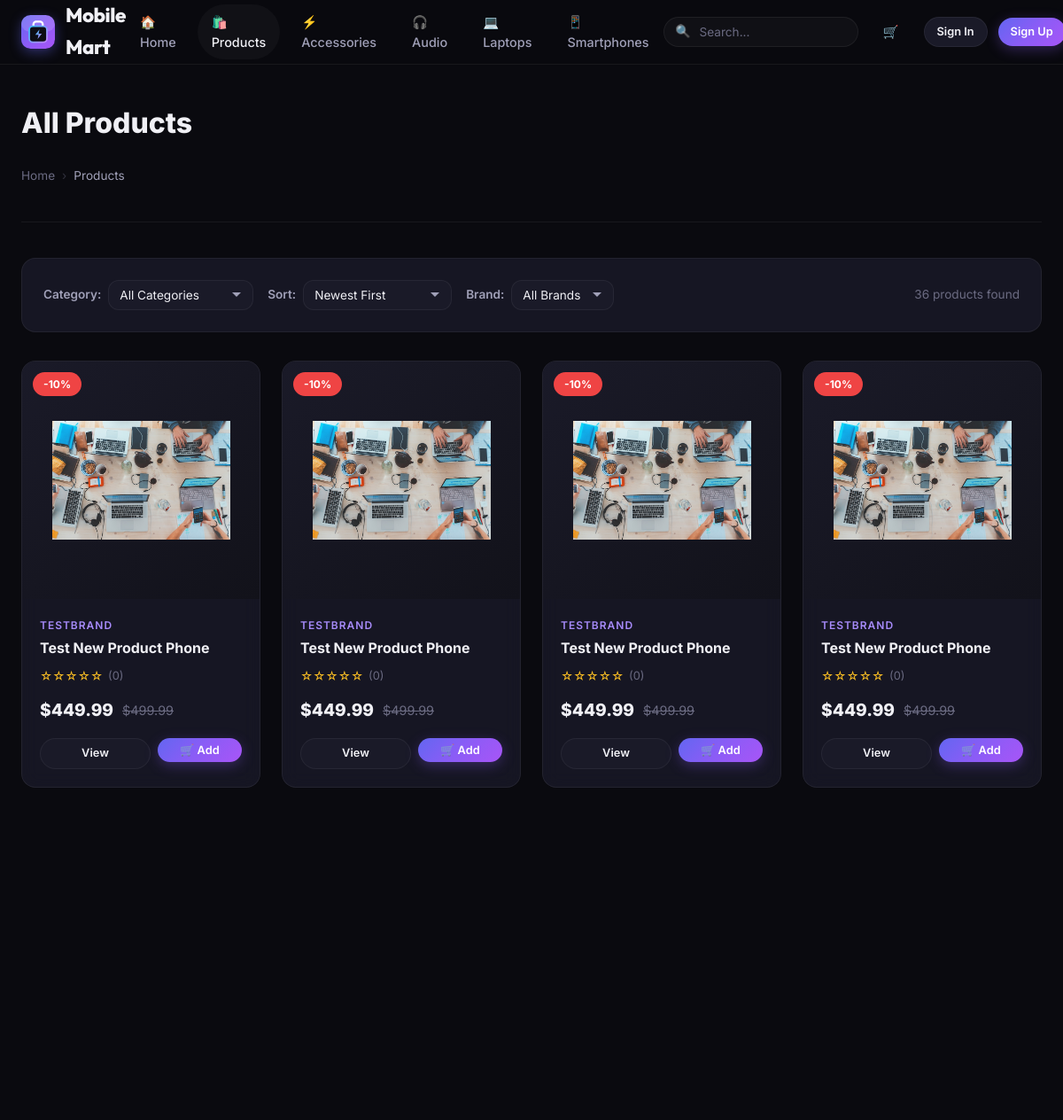
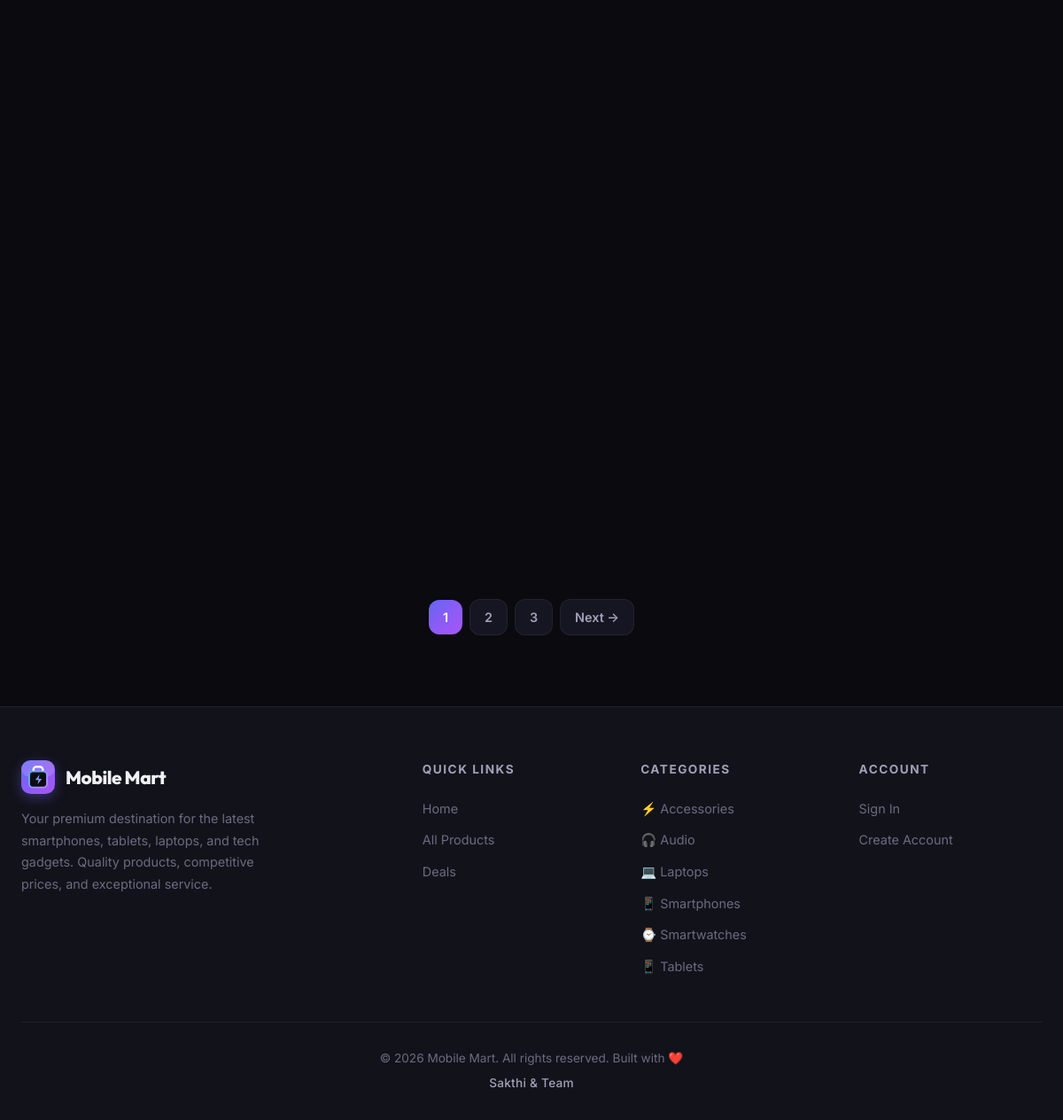
Page /products on the committed database (2 pictures, top to bottom).
### models.py (models this page shows, shortened)
class Category(db.Model):
    __tablename__ = 'categories'
    id = db.Column(db.Integer, primary_key=True)
    name = db.Column(db.String(100), unique=True, nullable=False)
    slug = db.Column(db.String(100), unique=True, nullable=False)
    icon = db.Column(db.String(50), default='📱')
    description = db.Column(db.Text, default='')
    products = db.relationship('Product', backref='category', lazy=True)

class Product(db.Model):
    __tablename__ = 'products'
    id = db.Column(db.Integer, primary_key=True)
    name = db.Column(db.String(200), nullable=False)
    slug = db.Column(db.String(200), unique=True, nullable=False)
    description = db.Column(db.Text, default='')
    price = db.Column(db.Float, nullable=False)
    discount_price = db.Column(db.Float, nullable=True)
    stock = db.Column(db.Integer, default=0)
    image_url = db.Column(db.String(500), default='/static/images/placeholder.png')
    category_id = db.Column(db.Integer, db.ForeignKey('categories.id'), nullable=False)
    brand = db.Column(db.String(100), default='')
    specs = db.Column(db.Text, default='{}')  # JSON string
    featured = db.Column(db.Boolean, default=False)
    rating = db.Column(db.Float, default=0.0)
    review_count = db.Column(db.Integer, default=0)
    created_at = db.Column(db.DateTime, default=lambda: datetime.now(timezone.utc))
    order_items = db.relationship('OrderItem', backref='product', lazy=True)
    reviews = db.relationship('Review', backref='product', lazy=True, cascade='all, delete-orphan')
    @property
    def discount_percent(self):
        if self.discount_price and self.price > 0:
            return round((1 - self.discount_price / self.price) * 100)
        return 0
    @property
    def in_stock(self):
        return self.stock > 0

### app.py (the view, shortened to what this page needs)
@app.route('/products')
def products():
    page = request.args.get('page', 1, type=int)
    per_page = 12
    category_slug = request.args.get('category', '')
    search_query = request.args.get('q', '')
    sort = request.args.get('sort', 'newest')
    brand_filter = request.args.get('brand', '')
    query = Product.query
    if category_slug:
        cat = Category.query.filter_by(slug=category_slug).first()
        if cat:
            query = query.filter_by(category_id=cat.id)
    if brand_filter:
        query = query.filter_by(brand=brand_filter)
    if sort == 'price_low':
        query = query.order_by(Product.price.asc())
    elif sort == 'price_high':
        query = query.order_by(Product.price.desc())
    elif sort == 'name':
        query = query.order_by(Product.name.asc())
    elif sort == 'rating':
        query = query.order_by(Product.rating.desc())
    else:
        query = query.order_by(Product.created_at.desc())
    pagination = query.paginate(page=page, per_page=per_page, error_out=False)
    brands = db.session.query(Product.brand).distinct().order_by(Product.brand).all()
    brands = [b[0] for b in brands if b[0]]
    return render_template('products.html',
                           products=pagination.items,
                           pagination=pagination,
                           category_slug=category_slug,
                           search_query=search_query,
                           sort=sort,
                           brand_filter=brand_filter,
                           brands=brands)

### app.py (called while the page is built)
@app.context_processor
def inject_globals():
    categories = Category.query.order_by(Category.name).all()
    cart_count = 0
    if current_user.is_authenticated:
        cart_count = current_user.cart_count
    return dict(
        all_categories=categories,
        cart_count=cart_count,
        current_year=datetime.now().year
    )

### templates/products.html (shortened to what this page needs)
{% extends "base.html" %}
{% from "components/product_card.html" import product_card %}
{% block content %}
<div class="container">
    <div class="page-header">
        <div class="products-page-header">
            <h1>
                {% if search_query %}
                    Search: "{{ search_query }}"
                {% elif category_slug %}
                    {{ category_slug|replace('-', ' ')|title }}
                {% else %}
                    All Products
                {% endif %}
            </h1>
        </div>
        <ul class="breadcrumb">
            <li><a href="{{ url_for('index') }}">Home</a></li>
            <li class="separator">›</li>
            {% if category_slug %}
            <li><a href="{{ url_for('products') }}">Products</a></li>
            <li class="separator">›</li>
            <li class="current">{{ category_slug|replace('-', ' ')|title }}</li>
            {% else %}
            <li class="current">Products</li>
            {% endif %}
        </ul>
    </div>
    <form id="filter-form" class="filters-bar" method="GET" action="{{ url_for('products') }}">
        <div class="filter-group">
            <label>Category:</label>
            <select name="category">
                <option value="">All Categories</option>
            </select>
        </div>
        <div class="filter-group">
            <label>Sort:</label>
            <select name="sort">
                <option value="newest" {% if sort == 'newest' %}selected{% endif %}>Newest First</option>
            </select>
        </div>
        <div class="filter-group">
            <label>Brand:</label>
            <select name="brand">
                <option value="">All Brands</option>
            </select>
        </div>
        <span class="results-count">{{ pagination.total }} product{{ 's' if pagination.total != 1 }} found</span>
    </form>
    {% if products %}
    <div class="grid-4">
        {% for product in products %}
        {{ product_card(product) }}
        {% endfor %}
    </div>
    {% if pagination.pages > 1 %}
    <div class="pagination">
        {% for page_num in pagination.iter_pages(left_edge=1, right_edge=1, left_current=2, right_current=2) %}
            {% if page_num %}
                {% if page_num == pagination.page %}
                    <span class="current">{{ page_num }}</span>
                {% else %}
                    <a href="{{ url_for('products', page=page_num, category=category_slug, q=search_query, sort=sort, brand=brand_filter) }}">{{ page_num }}</a>
                {% endif %}
            {% else %}
                <span>…</span>
            {% endif %}
        {% endfor %}
        {% if pagination.has_next %}
        <a href="{{ url_for('products', page=pagination.next_num, category=category_slug, q=search_query, sort=sort, brand=brand_filter) }}">Next →</a>
        {% endif %}
    </div>
    {% endif %}
    {% endif %}
</div>
{% endblock %}

### templates/base.html (shortened to what this page needs)
<!DOCTYPE html>
<html lang="en">
<head>
    <link rel="stylesheet" href="{{ url_for('static', filename='css/style.css') }}">
</head>
<body>
    <nav class="navbar" id="navbar">
        <div class="navbar-inner">
            <a href="{{ url_for('index') }}" class="navbar-brand">
                <span class="brand-logo-pod">
                </span>
                Mobile Mart
            </a>
            <ul class="navbar-nav" id="main-nav">
                <li><a href="{{ url_for('index') }}" class="{% if request.endpoint == 'index' %}active{% endif %}">🏠 Home</a></li>
                <li><a href="{{ url_for('products') }}" class="{% if request.endpoint == 'products' %}active{% endif %}">🛍️ Products</a></li>
                {% for cat in all_categories[:4] %}
                <li><a href="{{ url_for('products', category=cat.slug) }}">{{ cat.icon }} {{ cat.name }}</a></li>
                {% endfor %}
            </ul>
            <div class="navbar-actions">
                <form class="nav-search" action="{{ url_for('search') }}" method="GET">
                    <span class="search-icon">🔍</span>
                    <input type="text" name="q" placeholder="Search..." value="{{ request.args.get('q', '') }}" autocomplete="off">
                </form>
                <a href="{{ url_for('cart') }}" class="cart-btn" data-tooltip="Shopping Cart">
                    🛒
                </a>
                {% if current_user.is_authenticated %}
                    {% if current_user.is_admin %}
                    <a href="{{ url_for('admin_dashboard') }}" class="btn btn-sm btn-outline desktop-only-btn">⚙️ Admin</a>
                    {% endif %}
                    <a href="{{ url_for('profile') }}" class="btn btn-sm btn-secondary desktop-only-btn">👤 {{ current_user.username }}</a>
                    <a href="{{ url_for('logout') }}" class="btn btn-sm btn-secondary desktop-only-btn">Logout</a>
                {% else %}
                    <a href="{{ url_for('login') }}" class="btn btn-sm btn-secondary desktop-only-btn">Sign In</a>
                    <a href="{{ url_for('register') }}" class="btn btn-sm btn-primary desktop-only-btn">Sign Up</a>
                {% endif %}
            </div>
        </div>
    </nav>
    {% if error_code %}
    <div class="container">
        <div class="error-page">
            <div class="error-code">{{ error_code }}</div>
            <p>{{ error_message }}</p>
            <a href="{{ url_for('index') }}" class="btn btn-primary">← Back to Home</a>
        </div>
    </div>
    {% else %}
    <main>
        {% block content %}{% endblock %}
    </main>
    {% endif %}
    {% if not error_code %}
    <footer class="footer">
        <div class="container">
            <div class="footer-grid">
                <div class="footer-brand">
                    <a href="{{ url_for('index') }}" class="navbar-brand">
                        <span class="brand-logo-pod">
                        </span>
                        Mobile Mart
                    </a>
                    <p>Your premium destination for the latest smartphones, tablets, laptops, and tech gadgets. Quality products, competitive prices, and exceptional service.</p>
                </div>
                <div>
                    <h4>Quick Links</h4>
                    <ul class="footer-links">
                        <li><a href="{{ url_for('index') }}">Home</a></li>
                        <li><a href="{{ url_for('products') }}">All Products</a></li>
                        <li><a href="{{ url_for('products', sort='price_low') }}">Deals</a></li>
                    </ul>
                </div>
                <div>
                    <h4>Categories</h4>
                    <ul class="footer-links">
                        {% for cat in all_categories %}
                        <li><a href="{{ url_for('products', category=cat.slug) }}">{{ cat.icon }} {{ cat.name }}</a></li>
                        {% endfor %}
                    </ul>
                </div>
                <div>
                    <h4>Account</h4>
                    <ul class="footer-links">
                        {% if current_user.is_authenticated %}
                        <li><a href="{{ url_for('profile') }}">My Profile</a></li>
                        <li><a href="{{ url_for('orders') }}">My Orders</a></li>
                        <li><a href="{{ url_for('cart') }}">Shopping Cart</a></li>
                        {% else %}
                        <li><a href="{{ url_for('login') }}">Sign In</a></li>
                        <li><a href="{{ url_for('register') }}">Create Account</a></li>
                        {% endif %}
                    </ul>
                </div>
            </div>
            <div class="footer-bottom">
                <p>© {{ current_year }} Mobile Mart. All rights reserved. Built with ❤️</p>
                <p class="footer-owner">Sakthi &amp; Team</p>
            </div>
        </div>
    </footer>
    {% endif %}
</body>
</html>

### templates/components/product_card.html (shortened to what this page needs)
{% macro product_card(product) %}
<div class="card product-card fade-in">
    <a href="{{ url_for('product_detail', slug=product.slug) }}" class="product-image">
        {% if product.discount_price %}
        <span class="badge badge-sale">-{{ product.discount_percent }}%</span>
        {% elif product.featured %}
        <span class="badge badge-featured">⭐ Featured</span>
        {% endif %}
        <img src="{{ product.image_url }}" alt="{{ product.name }}" loading="lazy"
             onerror="this.style.display='none'; this.parentElement.querySelector('.placeholder-icon').style.display='block';">
    </a>
    <div class="product-info">
        <span class="product-brand">{{ product.brand }}</span>
        <h3 class="product-name">
            <a href="{{ url_for('product_detail', slug=product.slug) }}">{{ product.name }}</a>
        </h3>
        <div class="product-rating">
            <span class="stars">
                {% for i in range(1, 6) %}{% if i <= product.rating|round(0, 'floor')|int %}★{% else %}☆{% endif %}{% endfor %}
            </span>
            <span class="count">({{ product.review_count }})</span>
        </div>
        <div class="product-pricing">
            {% if product.discount_price %}
            <span class="current-price">${{ "%.2f"|format(product.discount_price) }}</span>
            <span class="original-price">${{ "%.2f"|format(product.price) }}</span>
            {% else %}
            <span class="current-price">${{ "%.2f"|format(product.price) }}</span>
            {% endif %}
        </div>
        <div class="product-actions">
            <a href="{{ url_for('product_detail', slug=product.slug) }}" class="btn btn-secondary btn-sm">View</a>
            {% if product.in_stock %}
            <form class="ajax-add-cart" action="{{ url_for('cart_add') }}" method="POST" style="flex:1">
                <button type="submit" class="btn btn-primary btn-sm btn-block">🛒 Add</button>
            </form>
            {% else %}
            <button class="btn btn-secondary btn-sm" disabled style="flex:1">Out of Stock</button>
            {% endif %}
        </div>
    </div>
</div>
{% endmacro %}

### rows in the picture
Category: icon "⚡", name "Accessories"
Category: icon "🎧", name "Audio"
Category: icon "💻", name "Laptops"
Category: icon "📱", name "Smartphones"
Product: discount_percent "10", image_url (placeholder picture), brand "TESTBRAND", name "Test New Product Phone", rating 0 (drawn), review_count "0", discount_price "449.99", price "499.99"
Product: discount_percent "10", image_url (placeholder picture), brand "TESTBRAND", name "Test New Product Phone", rating 0 (drawn), review_count "0", discount_price "449.99", price "499.99"
Product: discount_percent "10", image_url (placeholder picture), brand "TESTBRAND", name "Test New Product Phone", rating 0 (drawn), review_count "0", discount_price "449.99", price "499.99"
Product: discount_percent "10", image_url (placeholder picture), brand "TESTBRAND", name "Test New Product Phone", rating 0 (drawn), review_count "0", discount_price "449.99", price "499.99"
Category: icon "⌚", name "Smartwatches"
Category: icon "📱", name "Tablets"

### other values in the picture
{{ pagination.total }} "36"
{{ 's' if pagination.total != 1 }} "s"
{{ page_num }} "1"
{{ page_num }} "2" "3"
